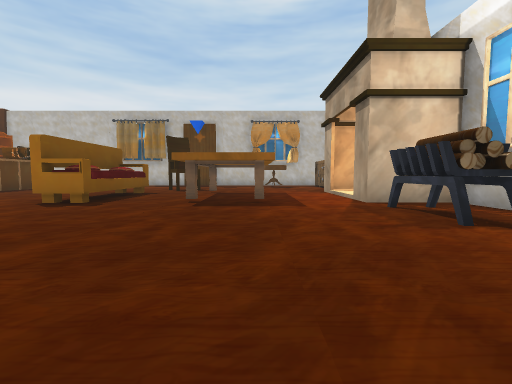
[1] (above)

18 first-person views from a walk through a 3-D level made in the Unity game engine. The camera is 1.2 m above the floor, tilts 4° down and sees 90° across. The floor is counted in squares, 2 m on a side. Each view is taken from the middle of a square. On the plan, view 1 faces up. The plan holds only what a view shows up to about 9 squares ahead; the rest is blank. The player character is not drawn.

[2]
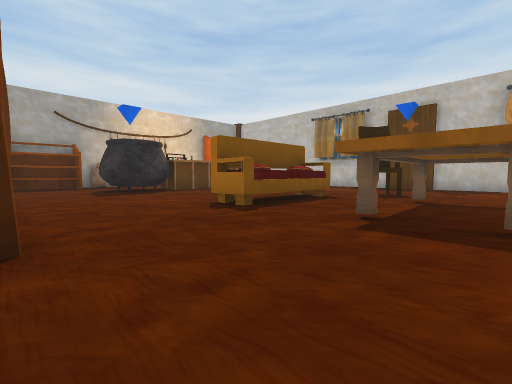

[3]
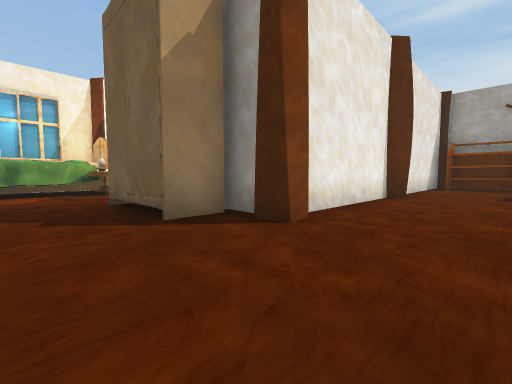

[4]
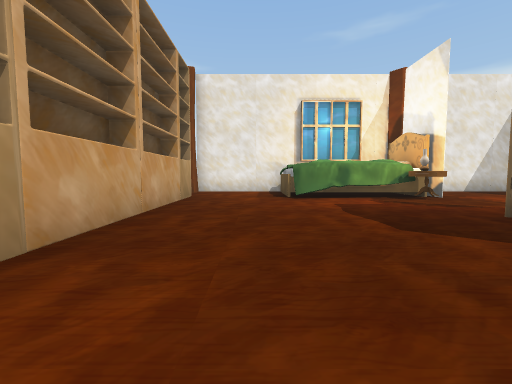

[5]
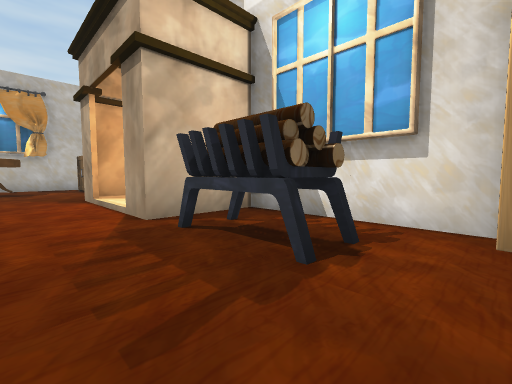

[6]
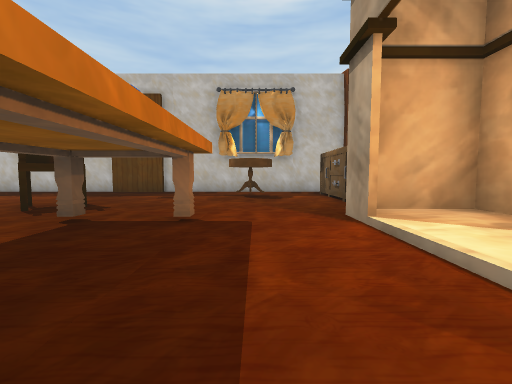

[7]
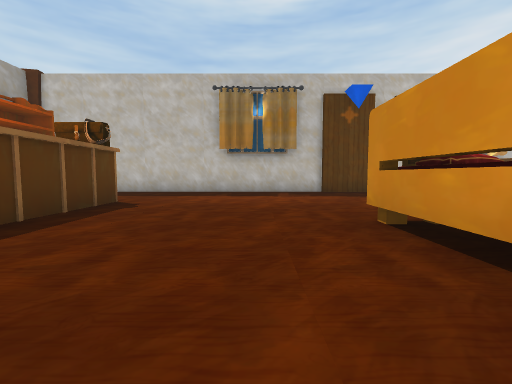

[8]
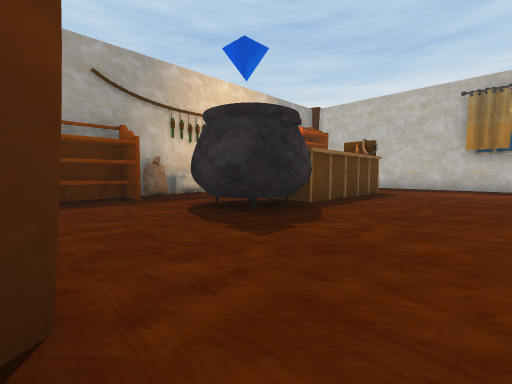

[9]
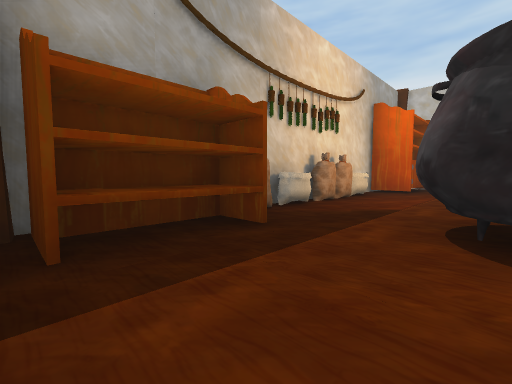

[10]
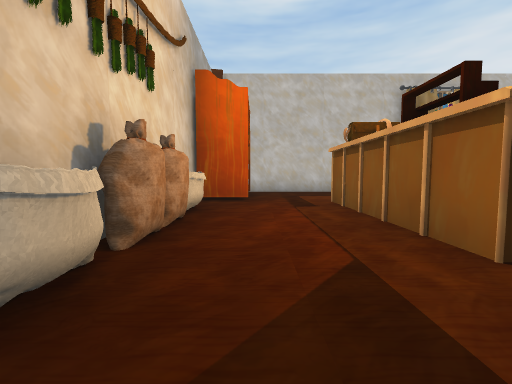

[11]
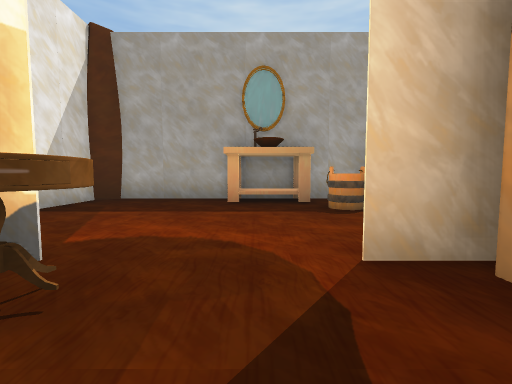

[12]
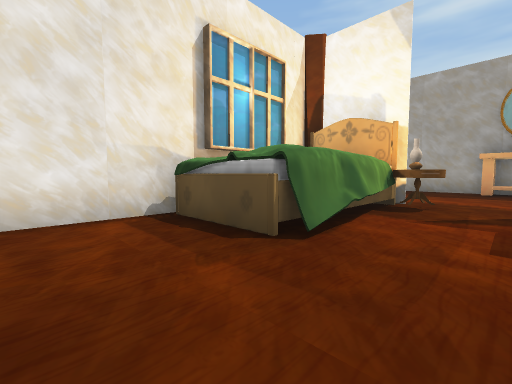

[13]
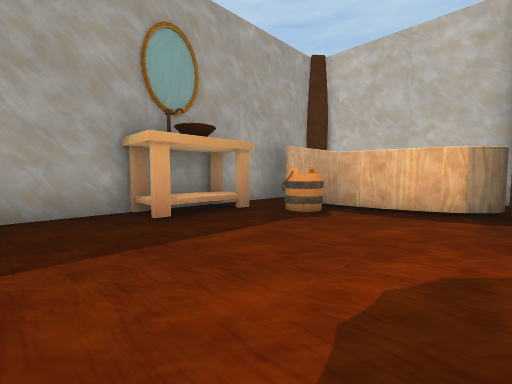

[14]
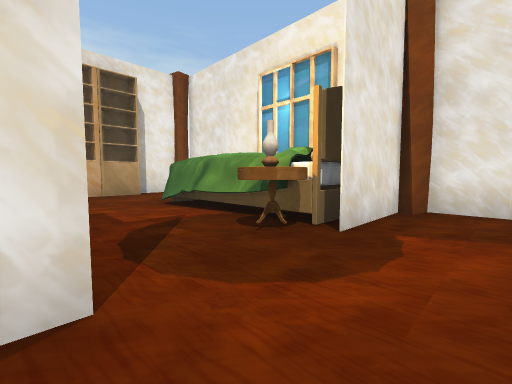

[15]
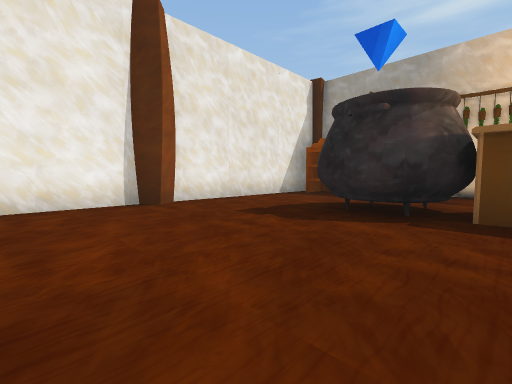

[16]
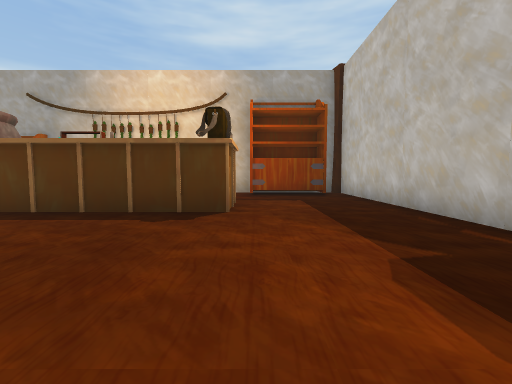

[17]
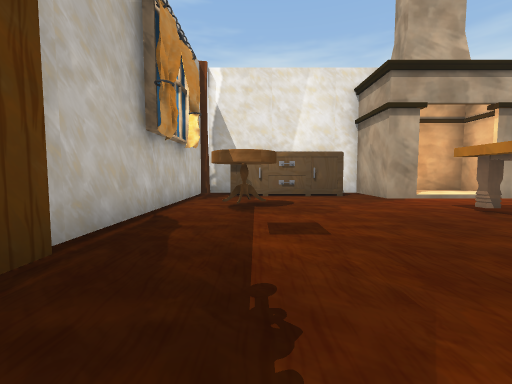

[18]
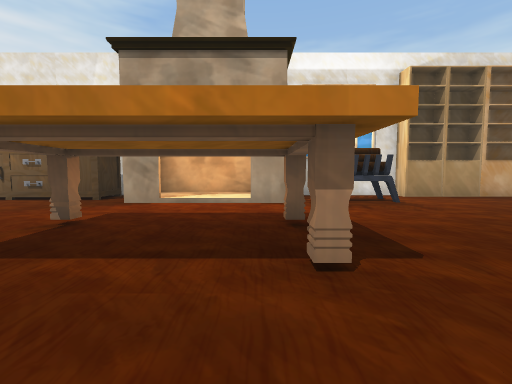

### Floor plan
Points are (right, up) in squares from view 1. A wall is a line through its corners. A room is listed if a view was taken in it or the views show most of it. See-through windows are left out.
Room 1 (views 1, 2, 3, 4, 5, 6, 7, 8, 9, 10, 11, 12, 13, 14, 15, 16, 17, 18)
walls: (-3.1, 2) (-2.5, 2.1) (-2.5, 1.5); (-2.7, 1.2) (-2.7, 0.5); (-7.2, 0.4) (-7.2, -6.2) (-6.9, -6.7) (-3.1, -6.7) (-3, -6.3); (2.3, 8) (2.3, 8.8) (4.2, 8.8); (4.2, 5.4) (2.3, 5.4) (2.3, 6.1); (4.2, 2.4) (4.2, 9.9); (-12.5, 1.8) (-7.9, 1.8) (-7.2, 2.2) (-6.9, 1.8) (-6.1, 1.8); (4.2, 8.7) (2.5, 8.7); (-3.8, 13.7) (-13.1, 13.7); (-2, 13.5) (-3.9, 13.5); (-13.4, 6.7) (-13.4, 4.7); (0.8, -6.7) (4, -6.7) (4, -6.2); (-13.4, 11.1) (-13.4, 9.5); (4.2, 12.7) (4.2, 13.5) (3.9, 13.5); (3.9, 13.7) (-2.1, 13.7); (4.2, -6.1) (4.2, -5)
objects: other object (-13, 3) to (-12, 4); other object (-13, 5); other object (-13, 6); other object (-13, 7); other object (-13, 8); other object (-13, 9); other object (-13, 11) to (-12, 13); other object (-10, 5) to (-9, 7); other object (-10, 8) to (-9, 10); other object (-6, -2); other object (-6, 0) to (-3, 1); other object (-5, -1); other object (-4, 6); other object (-4, 7) to (-4, 8); other object (-3, 9) to (-2, 10); other object (-2, -6) to (1, -5); other object (-2, -4); other object (-2, -2) to (-2, 1); other object (-1, 6) to (0, 8); other object (1, 12) to (1, 13); other object (3, 3) to (3, 4); other object (3, 10) to (3, 12); other object (4, -4); other object (4, -3); other object (4, -1); other object (4, 1); other object (4, 2)

Positions as (right, up) in squares from view 1, and headings:
1: (0, 0), facing up
2: (0, 2), facing up-left
3: (0, 4), facing down-left
4: (2, 2), facing down
5: (1, 2), facing up-right
6: (1, 5), facing up
7: (-6, 5), facing up
8: (-6, 2), facing up-left
9: (-10, 2), facing up-left
10: (-12, 5), facing up
11: (-1, -3), facing left
12: (3, -3), facing down-left
13: (-3, -5), facing up-left
14: (-4, -2), facing down-right
15: (-5, 7), facing down-left
16: (-5, 11), facing left
17: (-4, 12), facing right
18: (-3, 6), facing right
